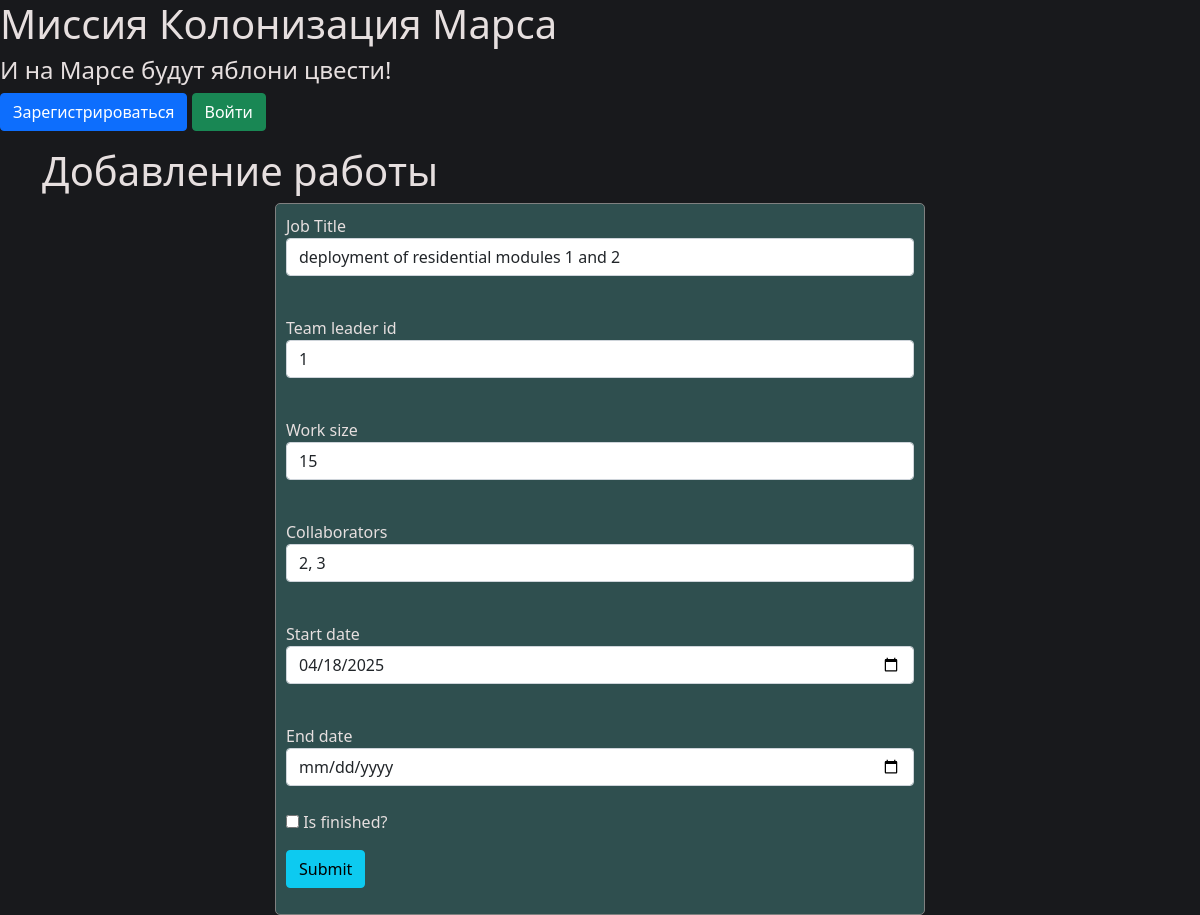
Page /edit_job/1 on the earlier database version.
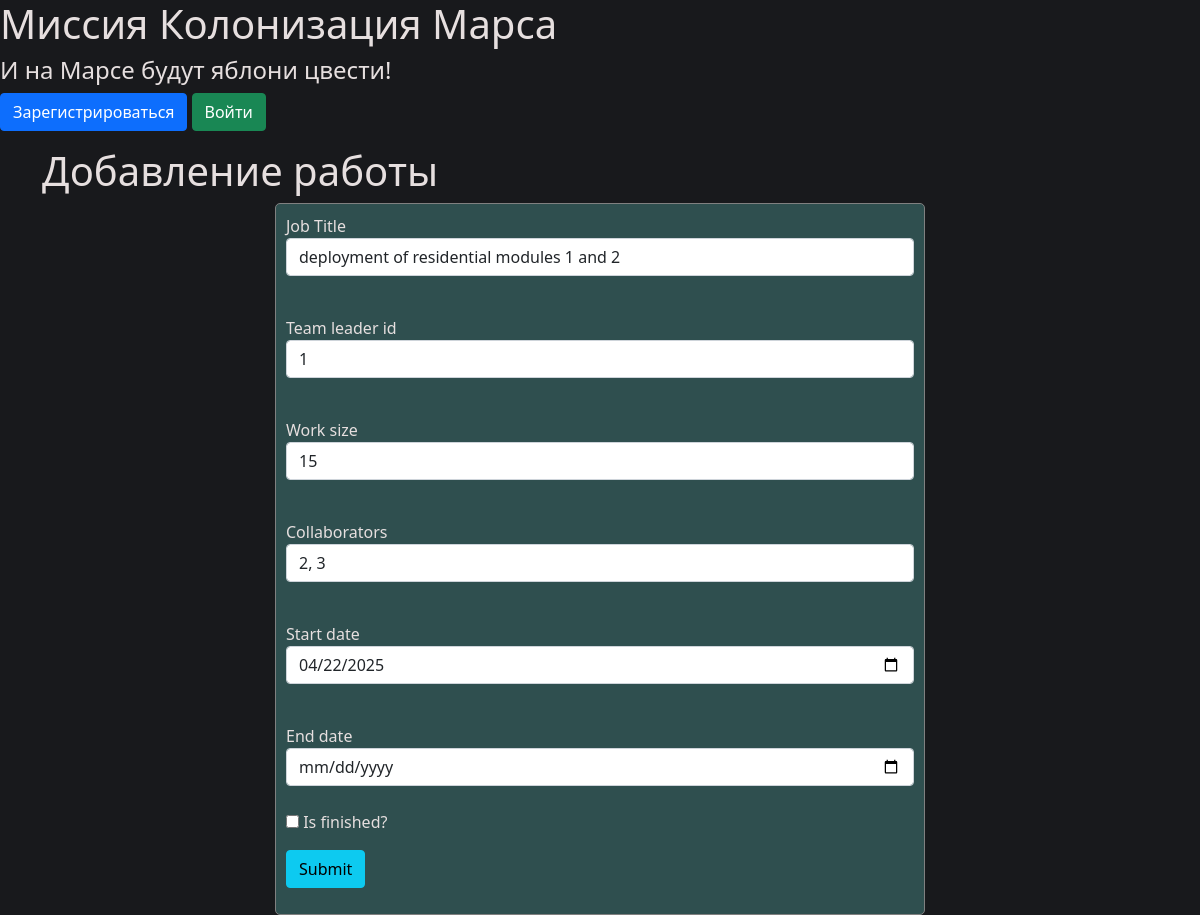
Same page on the later database version.
### data/jobs.py (models this page shows, shortened)
class Job(SqlAlchemyBase, SerializerMixin):
    __tablename__ = 'jobs'
    id = sqlalchemy.Column(sqlalchemy.Integer,
                           primary_key=True, autoincrement=True)
    team_leader = sqlalchemy.Column(sqlalchemy.Integer, sqlalchemy.ForeignKey("users.id"))
    job = sqlalchemy.Column(sqlalchemy.String)
    work_size = sqlalchemy.Column(sqlalchemy.Integer)
    collaborators = sqlalchemy.Column(sqlalchemy.String)
    start_date = sqlalchemy.Column(sqlalchemy.DateTime, default=datetime.datetime.now)
    end_date = sqlalchemy.Column(sqlalchemy.DateTime)
    is_finished = sqlalchemy.Column(sqlalchemy.Boolean, default=False)
    user = orm.relationship('User')
    department = orm.relationship("Department",
                                  secondary="association",
                                  backref="jobs")

### repr.py (the view, shortened to what this page needs)
@app.route('/edit_job/<job_id>', methods=['GET', 'POST'])
def edit_job(job_id):
    form = JobForm()
    db_sess = db_session.create_session()
    job = db_sess.query(Job).filter(Job.id == int(job_id)).first()
    form.team_leader.data = job.team_leader
    form.job.data = job.job
    form.work_size.data = job.work_size
    form.collaborators.data = job.collaborators
    form.start_date.data = job.start_date
    form.end_date.data = job.end_date
    form.is_finished.data = job.is_finished
    return render_template('add_job.html', title='Редактирование работы', form=form)

### forms/add_job.py
class JobForm(FlaskForm):
    team_leader = StringField('Team leader id', validators=[DataRequired()])
    job = StringField("Job Title", validators=[DataRequired()])
    work_size = IntegerField('Work size', validators=[DataRequired()])
    collaborators = StringField('Collaborators', validators=[DataRequired()])
    start_date = DateField('Start date', validators=[DataRequired()])
    end_date = DateField('End date', validators=[DataRequired()])
    is_finished = BooleanField('Is finished?')
    submit = SubmitField('Submit')

### data/db_session.py (called while the page is built)
def create_session() -> Session:
    global __factory
    return __factory()

### templates/add_job.html (shortened to what this page needs)
{% extends "base.html" %}
{% block hed %}
<link rel="stylesheet" href="/static/css/form.css">
<link rel="stylesheet" href="/static/css/table.css">
{% endblock %}
{% block content %}
<h1>Добавление работы</h1>
<form class="login_form" action="" method="post" novalidate>
    {{ form.job.label }}<br>
        {{ form.job(class="form-control") }}<br>
    {{ form.team_leader.label }}<br>
        {{ form.team_leader(class="form-control") }}<br>
    {{ form.work_size.label }}<br>
        {{ form.work_size(class="form-control") }}<br>
    {{ form.collaborators.label }}<br>
        {{ form.collaborators(class="form-control") }}<br>
    {{ form.start_date.label }}<br>
        {{ form.start_date(class="form-control") }}<br>
    {{ form.end_date.label }}<br>
        {{ form.end_date(class="form-control") }}<br>
    <p>{{ form.is_finished() }} {{ form.is_finished.label }}</p>
    <p>{{ form.submit(type="submit", class="btn btn-info") }}</p>
</form>
{% endblock %}

Differences in the rows shown:
changed Job "deployment of residential modules 1 and 2": start_date "04/18/2025" → "04/22/2025"
